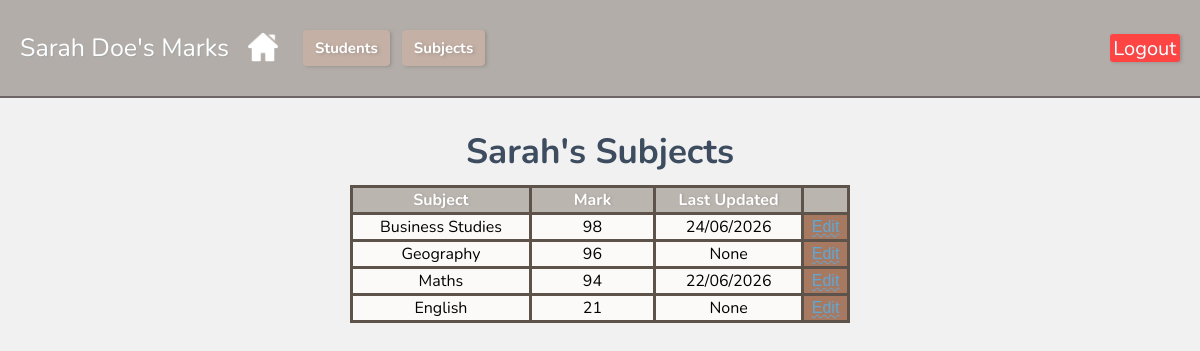
The app's page /student/3 (signed in) with its own data.
### tables this page shows
CREATE TABLE "students"(id INTEGER PRIMARY KEY AUTOINCREMENT,
"firstname" TEXT NOT NULL,
"lastname" TEXT NOT NULL);

CREATE TABLE "marks"(id INTEGER PRIMARY KEY AUTOINCREMENT,
student_id INTEGER, `subject_id` INTEGER,
subject TEXT NOT NULL,
"marks" INTEGER,
last_updated TIMESTAMP DEFAULT CURRENT_TIMESTAMP);

### app.py (the view)
@app.route('/student/<int:student_id>')
def student(student_id):
    if 'user_id' not in session:
        return redirect(url_for('login'))
    db = get_db()
    students = db.execute('''
                          SELECT * FROM students
                          ORDER BY firstname ASC;
                          ''').fetchall()
    subjects = db.execute('''
                          SELECT * FROM subject
                          ORDER BY subject ASC;
                         ''').fetchall()
    student = db.execute(
        'SELECT * FROM students WHERE id = ?',
        (student_id,)).fetchone()
    marks = db.execute(
        'SELECT id, subject, marks as mark, last_updated FROM Marks WHERE student_id = ? ORDER BY marks DESC',
        (student_id,)).fetchall()
    edit_mark_id = request.args.get('edit')
    return render_template('student.html', students=students, subjects=subjects, student=student, marks=marks, edit_mark_id=edit_mark_id)

### app.py (called while the page is built)
def get_db():
    db = sqlite3.connect('database/student_mark.db')
    db.row_factory = sqlite3.Row
    return db

### templates/student.html (shortened to what this page needs)
{% extends "base.html" %}
{% block text %}{{ student['firstname'] }} {{ student['lastname'] }}'s Marks{% endblock text %}
{% block content %}
<h2 class="heading2">{{student['firstname']}}'s Subjects</h2>
<table border="1">
    <thead>
        <tr>
            <th>Subject</th>
            <th>Mark</th>
            <th>Last Updated</th>
            <th></th>
        </tr>
    </thead>
    <tbody>
        {% for mark in marks %}
        <tr>
            <td>{{ mark['subject'] }}</td>
            <td>{{ mark['mark'] }}</td>
            <td>{{ mark['last_updated'] }}</td>
            <td class="edit">
                {% if edit_mark_id and edit_mark_id|int == mark['id'] %}
                <form action="{{ url_for('edit_mark', mark_id=mark['id']) }}" method="post"
                    style="display:flex; gap:6px; align-items:center;">
                    <input class="mark" name="mark" type="number" min="0" max="100" value="{{ mark['mark'] }}" required>
                    <button type="submit">Save</button>
                    <button class="cancel"><a href="{{ url_for('student', student_id=student['id']) }}" style="margin-left:6px;">Cancel</a></button>
                </form>
                {% else %}
                <a href="{{ url_for('student', student_id=student['id'], edit=mark['id']) }}">Edit</a>
                {% endif %}
            </td>
        </tr>
        {% endfor %}
    </tbody>
</table>
{% endblock content %}

### static/css/style.css (style rules this page uses)
body { margin: 0; padding: 0; font-family: "Nunito"; background-image:url('https://imgh.in/host/sce4o3'); background-repeat:repeat; background-size:40%; background-color: #f0f0f0ec; background-blend-mode: lighten; }
.heading2 { margin-top:-10px; padding:0; color:#3d4c5e; text-align:center; align-items: center; font-size:35px; margin-bottom:0px; }
.edit { align-items: center; }
* { box-sizing: border-box; }
table, th, td { border: #5e534b solid 3px; border-collapse: collapse; }
table { margin-left:auto; margin-right:auto; margin-top:10px; width:500px; background-color:#fbfaf9 }
th { background-color: #756b617c; color:white; font-weight: bold; text-shadow: 1px 0.4px 2px #86827f8c; }
tr { text-align:center; }
table td:nth-child(2) { width:25%; }
.edit { width:fit-content; background: #a87961; }
.cancel,.save,.edit { border-radius:4px; text-shadow: 2px 1px 3px #86827f8c; color:rgb(255, 255, 255); text-decoration:none; font-family: Arial; }
a { text-decoration: underline wavy 0.5px; color: #62a7d4; text-shadow: 1px 1px #658ca734; }

### records on screen
students: firstname "Sarah", lastname "Doe"
marks: subject "Business Studies", mark "98", last_updated "24/06/2026"
marks: subject "Geography", mark "96", last_updated "None"
marks: subject "Maths", mark "94", last_updated "22/06/2026"
marks: subject "English", mark "21", last_updated "None"
